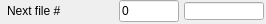
   <widget class="caFrame" name="caFrame_3">
    <property name="geometry">
     <rect>
      <x>47</x>
      <y>106</y>
      <width>266</width>
      <height>24</height>
     </rect>
    </property>
    <widget class="caLabel" name="caLabel_3">
     <property name="geometry">
      <rect>
       <x>7</x>
       <y>1</y>
       <width>81</width>
       <height>20</height>
      </rect>
     </property>
     <property name="frameShape">
      <enum>QFrame::NoFrame</enum>
     </property>
     <property name="text">
      <string>Next file #</string>
     </property>
     <property name="alignment">
      <set>Qt::AlignLeading|Qt::AlignLeft|Qt::AlignVCenter</set>
     </property>
     <property name="fontScaleMode">
      <enum>ESimpleLabel::WidthAndHeight</enum>
     </property>
     <property name="foreground">
      <color>
       <red>0</red>
       <green>0</green>
       <blue>0</blue>
      </color>
     </property>
     <property name="background">
      <color alpha="0">
       <red>0</red>
       <green>0</green>
       <blue>0</blue>
      </color>
     </property>
    </widget>
    <widget class="caTextEntry" name="caTextEntry_1">
     <property name="geometry">
      <rect>
       <x>119</x>
       <y>0</y>
       <width>60</width>
       <height>22</height>
      </rect>
     </property>
     <property name="text">
      <string>0</string>
     </property>
     <property name="channel" stdset="0">
      <string>$(P)$(R)FileNumber</string>
     </property>
     <property name="foreground">
      <color>
       <red>0</red>
       <green>0</green>
       <blue>0</blue>
      </color>
     </property>
     <property name="background">
      <color>
       <red>115</red>
       <green>223</green>
       <blue>255</blue>
      </color>
     </property>
     <property name="colorMode">
      <enum>caLineEdit::Static</enum>
     </property>
     <property name="precisionMode">
      <enum>caLineEdit::Channel</enum>
     </property>
     <property name="limitsMode">
      <enum>caLineEdit::Channel</enum>
     </property>
     <property name="maxValue">
      <double>1.000000000000000</double>
     </property>
     <property name="minValue">
      <double>0.000000000000000</double>
     </property>
     <property name="fontScaleMode" stdset="0">
      <enum>caLineEdit::WidthAndHeight</enum>
     </property>
     <property name="formatType">
      <enum>caLineEdit::decimal</enum>
     </property>
    </widget>
    <widget class="caLineEdit" name="caLineEdit_3">
     <property name="geometry">
      <rect>
       <x>184</x>
       <y>2</y>
       <width>80</width>
       <height>18</height>
      </rect>
     </property>
     <property name="alignment">
      <set>Qt::AlignAbsolute|Qt::AlignLeading|Qt::AlignLeft|Qt::AlignVCenter</set>
     </property>
     <property name="channel" stdset="0">
      <string>$(P)$(R)FileNumber_RBV</string>
     </property>
     <property name="foreground">
      <color>
       <red>10</red>
       <green>0</green>
       <blue>184</blue>
      </color>
     </property>
     <property name="background">
      <color>
       <red>187</red>
       <green>187</green>
       <blue>187</blue>
      </color>
     </property>
     <property name="colorMode">
      <enum>caLineEdit::Static</enum>
     </property>
     <property name="precisionMode">
      <enum>caLineEdit::Channel</enum>
     </property>
     <property name="limitsMode">
      <enum>caLineEdit::Channel</enum>
     </property>
     <property name="maxValue">
      <double>1.000000000000000</double>
     </property>
     <property name="minValue">
      <double>0.000000000000000</double>
     </property>
     <property name="fontScaleMode" stdset="0">
      <enum>caLineEdit::WidthAndHeight</enum>
     </property>
     <property name="formatType">
      <enum>caLineEdit::decimal</enum>
     </property>
    </widget>
   </widget>
